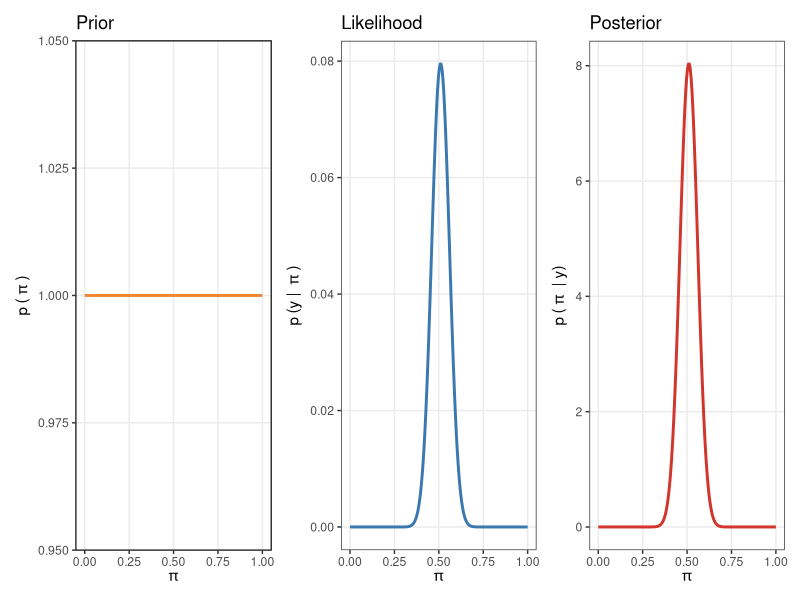
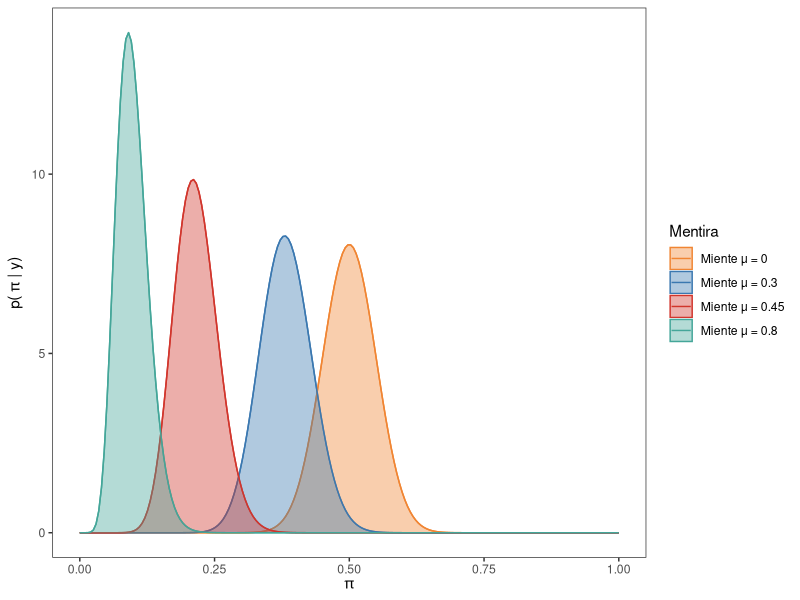
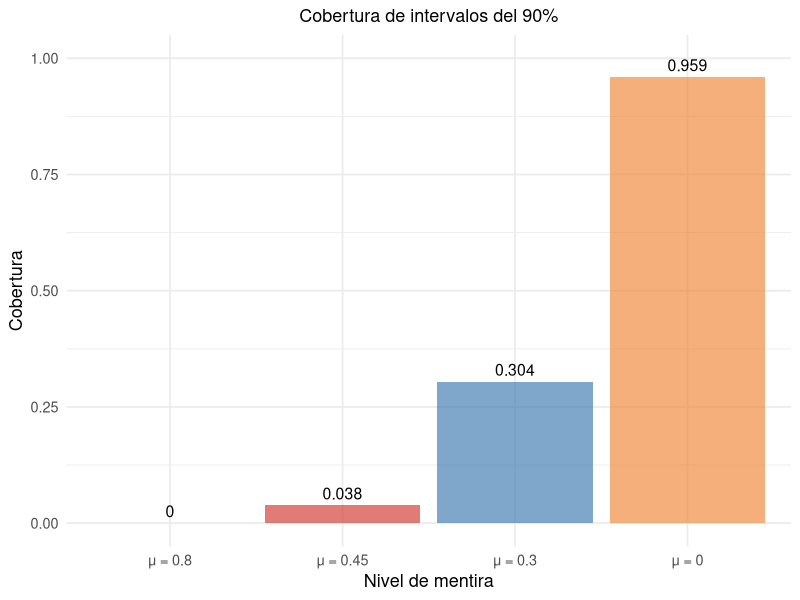
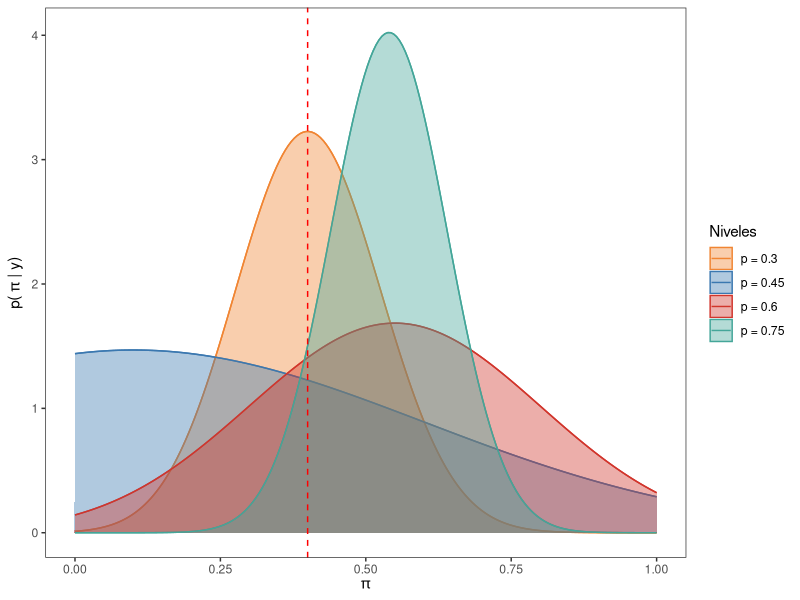
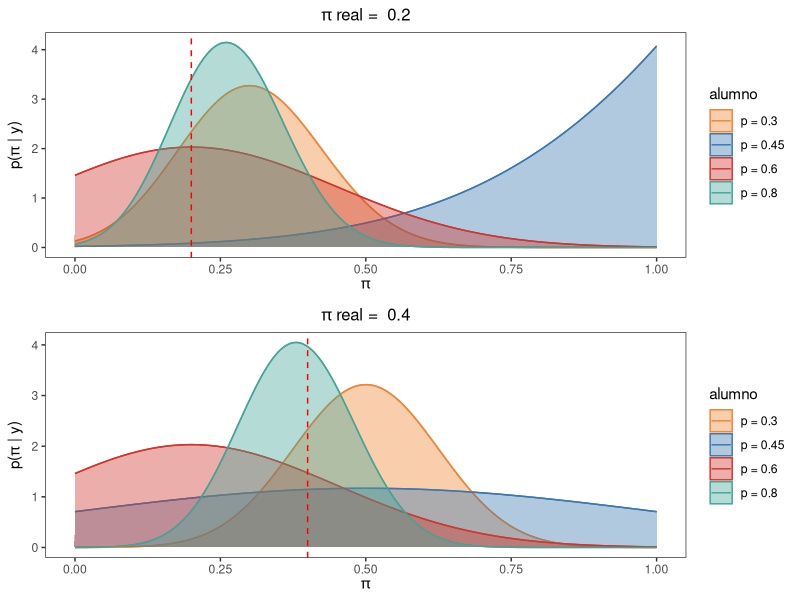
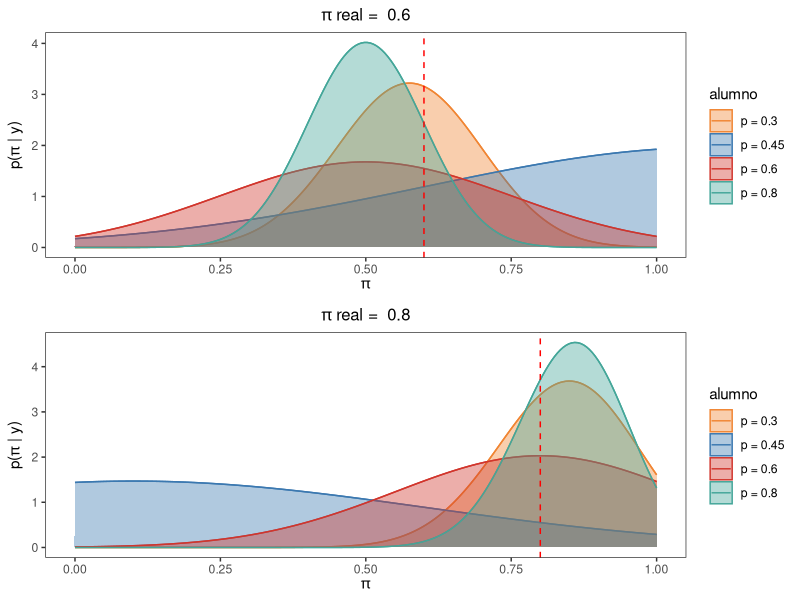
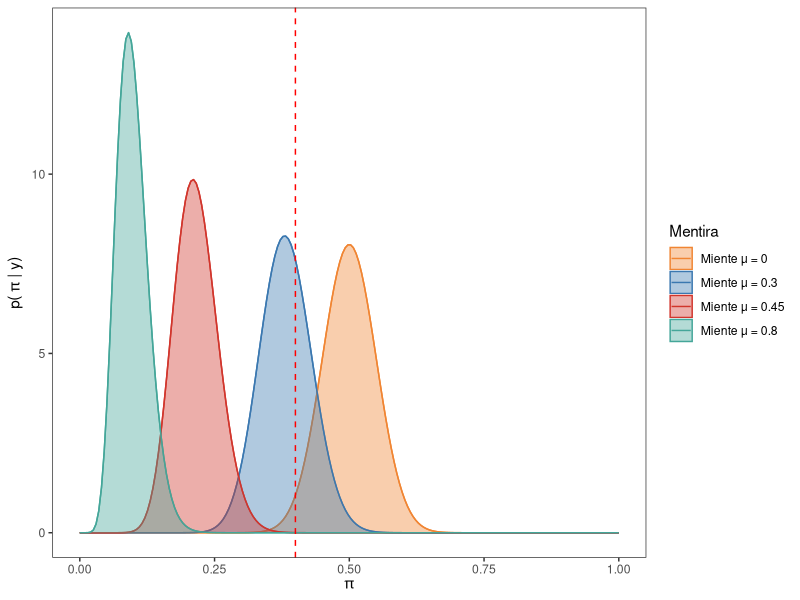
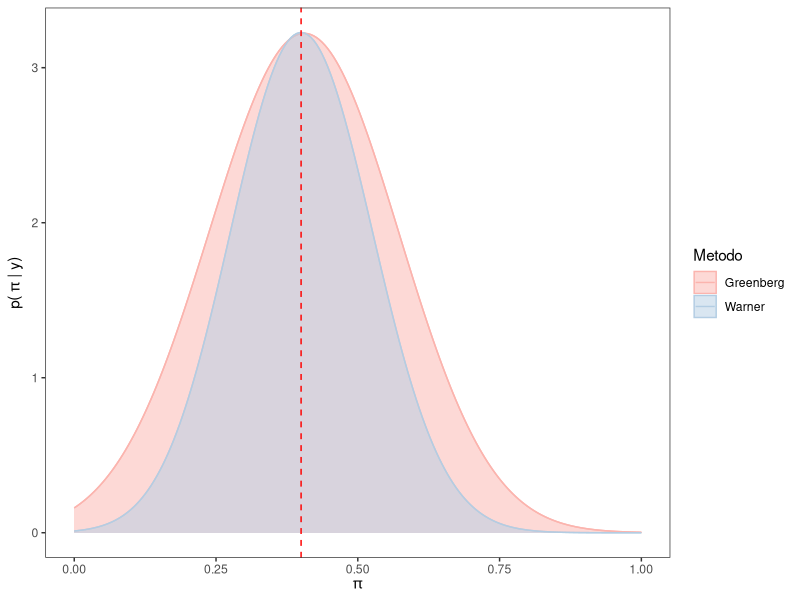

These figures' R source, in order:
## ---- chunk 1
library(sampling)
library(tidyverse)
library(patchwork)
library(ggplot2)
library(patchwork)
library(tibble)

# Semilla para control de repeticiones
set.seed(1998)

# Poblacion de tamaño N = 1000 para muestras de tamaño n = 100
N <- 1000
apuesta <- c(rep(1, 400), rep(0, 600))

# Data frame de la poblacion
poblacion <- data.frame(estudiante = seq(1:N), apuesta = sample(apuesta) )

## ---- chunk 2

colores <- c("#f08533", "#3b78b0", "#d1352c" , "#44A699")
pi_grid <- seq(0, 1, length.out = 200)

# Obtener prior
prior <- dbeta(pi_grid, 1, 1)


# Graficar prior
plt_prior <- data.frame(x = pi_grid, y = prior) |>
  ggplot() +
  geom_line(aes(x = x, y = y), color = colores[1], linewidth = 1) +
  ggtitle("Prior") +
  labs(
    x = expression(pi),
    y = expression(p ~ "(" ~ pi ~ ")")
  ) +
  theme_bw() +
  theme(panel.grid.minor = element_blank())

## ---- chunk 3
# Creaciones de las muestra de tamaño n = 100

muestra <- data.frame(apuesta = sample(poblacion$apuesta, 100, replace = T))

n <- length(muestra$apuesta)
apuestan <- sum(muestra)

# n = 100
# apuestan = 40
# Calcular verosimilitud para cada valor de "pi"
likelihood <- dbinom(apuestan, n, pi_grid)

# Graficar verosimilitud
plt_likelihood <- data.frame(x = pi_grid, y = likelihood) |>
  ggplot() +
  geom_line(aes(x = x, y = y), color = colores[2], linewidth = 1) +
  ggtitle("Likelihood") +
  labs(
    x = expression(pi),
    y = expression(p ~ "(y | " ~ pi ~ ")")
  ) +
  theme_bw() +
  theme(panel.grid.minor = element_blank())

## ---- chunk 4
# Obtener posterior
posterior <- dbeta(pi_grid, 1 + apuestan, 1 + n - apuestan)

# Graficar posterior
plt_posterior <- data.frame(x = pi_grid, y = posterior) |>
  ggplot() +
  geom_line(aes(x = x, y = y), color = colores[3], linewidth = 1) +
  labs(
    x = expression(pi),
    y = expression(p ~ "(" ~ pi ~ " | y)")
  ) +
  ggtitle("Posterior") +
  theme_bw() +
  theme(panel.grid.minor = element_blank())
## ---- chunk 5
# Concatenar graficos
combinado <- (plt_prior | plt_likelihood | plt_posterior)

combinado

## ---- chunk 6
set.seed(1998)

#Muestra base para los 6 procedimientos
apuesta_b <- sample(poblacion$apuesta, n, replace = T)

#Procedimiento sin mentira, con mentira de nivel mu (bajo, medio ,alto)
muestra_mu <- function(mu, a_prior, b_prior, apuesta_b){
  muestras <- list()
  post_m <- list()
  
  for(i in 1:length(mu)) {
    muestra <- data.frame(apuesta =  ifelse(apuesta_b == 1 ,ifelse(runif(sum(apuesta_b)) < mu[i], 0 ,1),0))
    muestras[[length(muestras) + 1]] <- muestra$apuesta
    post_m[[length(post_m) + 1]] <- dbeta(pi_grid, a_prior + sum(muestra$apuesta), b_prior + n - sum(muestra$apuesta) )
  }
  return(post_m)
}

#Guardo la lista que devuelve la función para poder graficar
post_mu <- muestra_mu(c(0, 0.3, 0.45, 0.8), 1, 1, apuesta_b)

# Crear un data.frame
datos <- data.frame(
  p = rep(pi_grid, times = 4),
  posterior = c(post_mu[[1]], post_mu[[2]], post_mu[[3]], post_mu[[4]]),
  Mentira = rep(c("Miente μ = 0","Miente μ = 0.3", "Miente μ = 0.45", "Miente μ = 0.8"), each = 200))

# Crear el grafico con ggplot2 con los siguientes mapeos
ggplot(datos, aes(x = p, y = posterior, color = Mentira)) +
  geom_line() +
  geom_area(aes(fill = Mentira), alpha = 0.4, position = "identity") +
  scale_color_manual(values = colores) +
  scale_fill_manual(values = colores) +
  labs(x = expression(pi), y = expression("p(" ~ pi ~ "| y)")) +
  theme_bw() +
  theme(
    panel.grid.major = element_blank(),
    panel.grid.minor = element_blank(),
  )

## ---- chunk 7
set.seed(1998)

int_m_0 <- matrix(NA, nrow = 1000, ncol = 2)
int_m_1 <- matrix(NA, nrow = 1000, ncol = 2)
int_m_2 <- matrix(NA, nrow = 1000, ncol = 2)
int_m_3 <- matrix(NA, nrow = 1000, ncol = 2)

for (i in 1:1000) {
  ma_0 <- data.frame(alumno = 1:n, apuesta = sample(poblacion$apuesta, 100, replace = T))
  
  apuesta_1 <- sample(poblacion$apuesta, 100, replace = T)
  
  ma_1 <- data.frame(alumno = 1:n, apuesta =  ifelse(apuesta_1 == 1 ,ifelse(runif(sum(apuesta_1)) < 0.3, 0 ,1),0))
  
  apuesta_2 <- sample(poblacion$apuesta, 100, replace = T)
  
  ma_2 <- data.frame(alumno = 1:n, apuesta =  ifelse(apuesta_2 == 1 ,ifelse(runif(sum(apuesta_2)) < 0.45, 0 ,1),0))
  
  apuesta_3 <- sample(poblacion$apuesta, 100, replace = T)
  
  ma_3 <- data.frame(alumno = 1:n, apuesta =  ifelse(apuesta_3 == 1 ,ifelse(runif(sum(apuesta_3)) < 0.8, 0 ,1),0))
  
  int_m_0[i, ] <- qbeta(c(0.025, 0.975), 1 + sum(ma_0$apuesta), 1 + n - sum(ma_0$apuesta))
  int_m_1[i, ] <- qbeta(c(0.025, 0.975), 1 + sum(ma_1$apuesta), 1 + n - sum(ma_1$apuesta))
  int_m_2[i, ] <- qbeta(c(0.025, 0.975), 1 + sum(ma_2$apuesta), 1 + n - sum(ma_2$apuesta))
  int_m_3[i, ] <- qbeta(c(0.025, 0.975), 1 + sum(ma_3$apuesta), 1 + n - sum(ma_3$apuesta))
}

# Ver cuántos intervalos cubren el valor 0.4
cubre_0 <- (int_m_0[,1] <= 0.4) & (int_m_0[,2] >= 0.4)
cubre_1 <- (int_m_1[,1] <= 0.4) & (int_m_1[,2] >= 0.4)
cubre_2 <- (int_m_2[,1] <= 0.4) & (int_m_2[,2] >= 0.4)
cubre_3 <- (int_m_3[,1] <= 0.4) & (int_m_3[,2] >= 0.4)

# Proporción de intervalos que lo cubren
Niv_mentira <- tibble(
  Método = c("μ = 0", "μ = 0.3", "μ = 0.45", "μ = 0.8"),
  Cobertura = c(mean(cubre_0), mean(cubre_1), mean(cubre_2), mean(cubre_3))
  )

ggplot(Niv_mentira, aes(x = reorder(Método, Cobertura), y = Cobertura)) +
  geom_col(fill = colores, alpha = 0.65) +
  geom_text(aes(label = round(Cobertura, 3)), vjust = -0.5, size = 4) +
  labs(subtitle = "Cobertura de intervalos del 90%",
    x = "Nivel de mentira",
    y = "Cobertura"
  ) +
  ylim(0, 1) +
  theme_minimal(base_size = 13) +
  theme(
    plot.title = element_text(hjust = 0.5),
    plot.subtitle = element_text(hjust = 0.5)
  )



## ---- chunk 8
set.seed(1998)

#método warner
#Definimos una función para evaluar distintos caso de p con un prior uniforme
muestra_war <- function(p, apuesta_b){
  # Hacemos función para lambda_w
  lambda_w <- function(p, pi_a = 0.4){return(pi_a*p + (1-p)*(1-pi_a))}
  
  # Lista para guardar los resultados
  resultados_w <- list()
  
  #lista para guardar posterior warner
  posterior_w <- list()
  
  y <- numeric(4)
  for (i in 1:length(p)) {
    # Generar la pregunta con p unos y el resto ceros
    pregunta <- sample(c(rep(1, (p[i]*100)), rep(0, n - (p[i]*100))), n, replace = TRUE)
    
    # Generar la respuesta según la lógica dada
    respuesta <- ifelse(pregunta == 0, ifelse(apuesta_b == 1, 0, 1), apuesta_b)
    
    # Crear el tibble para este p y agregarlo a la lista
    resultados_w[[length(resultados_w) + 1]] <- tibble(muestra_base = apuesta_b,
                                                       pregunta = pregunta,
                                                       respuesta = respuesta,
                                                       p_valor = p[i])
    
    #convierto a data frame
    datos_w <- as.data.frame(resultados_w[[i]])
    
    # Hacer el posterior exacto a partir de la muestra
    y[i] <- sum(datos_w$respuesta)
    # Establecemos el numerador donde lambda toma valores para p y posibles val de pi
    num_w <- (lambda_w(p[i], pi_grid) ^ y[i])*((1-lambda_w(p[i], pi_grid)) ^ (n - y[i]))* (1 - 2 * p[i])
    
    # paso 5: denominador que salio de consulta
    denom_w <- (pbeta(1 - p[i], y[i] + 1, n - y[i] + 1) * beta(y[i] + 1, n - y[i] + 1)) - (pbeta(p[i] ,y[i] +1,n-y[i] +1)*beta(y[i] +1, n-y[i] +1))
    
    # paso 6: posterior
    posterior_w[[length(posterior_w) + 1]] <- num_w / denom_w
    
  }
  return(posterior_w)
}
posterior_w <- muestra_war(c(0.3, 0.45, 0.6, 0.75), apuesta_b)

# Crear un data.frame
datos <- data.frame(
  p = rep(pi_grid, times = 4),
  posterior = c(posterior_w[[1]], posterior_w[[2]], posterior_w[[3]], posterior_w[[4]]),
  Niveles = rep(c("p = 0.3","p = 0.45", "p = 0.6", "p = 0.75"), each = 200))

# Crear el grafico con ggplot2 con los siguientes mapeos
ggplot(datos, aes(x = p, y = posterior, color = Niveles)) +
  geom_line() +
  geom_area(aes(fill = Niveles), alpha = 0.4, position = "identity") +
  scale_color_manual(values = colores) +
  scale_fill_manual(values = colores) +
  geom_vline(xintercept = 0.4, linetype = "dashed", color = "red", size = 0.5) +
  labs(x = expression(pi), y = expression("p(" ~ pi ~ "| y)")) +
  theme_bw() +
  theme(
    panel.grid.major = element_blank(),
    panel.grid.minor = element_blank(),
  )



## ---- chunk 9
set.seed(2198)

# Poblacion de tamaño N = 1000 para muestras de tamaño n = 100
N <- 1000

# paso 1: establecemos los diferentes p
p <- c(0.3, 0.45, 0.6, 0.75)

# paso 2: hacemos función para lambda 
lambda <- function(p, pi_a = 0.4){
return(pi_a*p + (1-p)*(1-pi_a))
}

graficos_post <- list()

# Establece tamano muestra
n <- 100

# Establece las diferentes posiciones
pos <- c(30, 45, 60, 80)

pi_pos <- c(200, 400, 600, 800)

pi_line <- c(0.2, 0.4, 0.6, 0.8)
line <- 0

for (j in pi_pos) {
  line <- line + 1
  apuesta_pi <- c(rep(1, j), rep(0, N - j))
  # Data frame de la poblacion
  poblacion_pi <- data.frame(estudiante = seq(1:N), apuesta = sample(apuesta_pi) )

  # Establece la muestra base que parte desde la poblacion
  muestra_base_pi <- sample(poblacion_pi$apuesta, n, replace = TRUE)

  # Lista para guardar los resultados
  resultados <- list()

  for (i in pos) {
    # Generar la pregunta con p unos y el resto ceros
    apuesta <- c(rep(1, i), rep(0, n - i))
    pregunta <- sample(apuesta, n, replace = TRUE)
  
    # Generar la respuesta según la lógica dada
    respuesta <- ifelse(pregunta == 0, ifelse(muestra_base_pi == 1, 0, 1), muestra_base_pi)
  
    # Crear el tibble para este p
    df <- tibble(
    muestra_base = muestra_base_pi,
    pregunta = pregunta,
    respuesta = respuesta,
    p_valor = i
    )
  
    # Agregarlo a la lista
    resultados[[length(resultados) + 1]] <- df
  }

  # Unir todos los data frames
  tabla_final <- bind_rows(resultados)

  # Ver resultado
  #print(tabla_final)

  # Ver las respuestas para diferente posiciones
  y_p <- tabla_final %>% 
    group_by(p_valor) %>% 
   summarise(sum(respuesta))

  # Cambia el tipo de variable de las respuestas para que tome las pbeta y beta
  y <- c(as.numeric(y_p[1,2]),
        as.numeric(y_p[2,2]),
        as.numeric(y_p[3,2]),
        as.numeric(y_p[4,2]))

  # Lista para el posterior
  post_7 <- list()
  post_n7 <- c("p = 0.3", "p = 0.45", "p = 0.6", "p = 0.8")

  # Hacer el posterior a partir de la muestra
  for (i in 1:4) {
    # paso 4: establecemos un numerador donde lambda toma valores para p y posibles val de pi
    num_6 <- (lambda(p[i],pi_grid)^y[i])*((1-lambda(p[i],pi_grid))^(n-y[i]))* (1-2*p[i])
  
    # paso 5: denominador que salio de consulta
    denom_6 <- (pbeta(1 - p[i],y[i]+1,n-y[i]+1)*beta(y[i]+1,n-y[i]+1)) - (pbeta(p[i],y[i]+1,n-y[i]+1)*beta(y[i]+1,n-y[i]+1))
  
    # paso 6: posterior
    posterior_6 <- num_6 / denom_6
  
    post_7[[post_n7[i]]] <- posterior_6
  }

  # Crear un data.frame
  datos <- data.frame(
    p = rep(pi_grid, times = 4),
    posterior = c(post_7[[1]], post_7[[2]], post_7[[3]], post_7[[4]]),
    alumno = rep(c("p = 0.3","p = 0.45", "p = 0.6", "p = 0.8"), each = 200))

  # Crear el gráfico con ggplot2 con los siguientes mapeos
  titulo_grafico <- bquote(pi ~ "real = " ~ .(pi_line[line]))
  
  graficos_post[[line]] <- ggplot(datos, aes(x = p, y = posterior, color = alumno)) +
    geom_line() +
    geom_area(aes(fill = alumno), alpha = 0.4, position = "identity") +
    scale_color_manual(values = colores) +
    scale_fill_manual(values = colores) +
    labs(
      x = expression(pi),
      y = expression(paste("p(", pi, " | y)")),
      title = titulo_grafico
    ) +
    theme_bw() +
    theme(panel.grid = element_blank()) +
    geom_vline(xintercept = pi_line[line], linetype = "dashed", color = "red", size = 0.5) +
    theme(plot.title = element_text(hjust = 0.5, size = 12, face = "bold"))



}
## ---- chunk 10

# Concatenar graficos
library(gridExtra)

# Primer par
grid.arrange(graficos_post[[1]], graficos_post[[2]], nrow = 2)
## ---- chunk 11
# Segundo par
grid.arrange(graficos_post[[3]], graficos_post[[4]], nrow = 2)
## ---- chunk 12
#función del posterior para un prior no necesariamente uniforme

posterior_war <- function(pi, p, a, b){
  # Establecemos la función lambda del método warner
  lambda_W <- function(p, pi_a){return(pi_a*p + (1-p)*(1-pi_a))}
  # Simulamos una muestra de respuestas afirmativas con el parametro lambda_w
  y <- rbinom(1,100,lambda(p, pi))
  # Construimos el numerador del posterior aproximado
  num <- dbeta(pi_grid, a, b) * dbinom(y, 100, lambda(p, pi_grid))
  # Construimos el denominador del posterior aproximado
  delta <- diff(pi_grid)[1] 
  denom <- sum(num) * delta
  # Obtenemos el Posterior aproximado
  posterior <- num / denom
  return(posterior)
}

## ---- chunk 13
# función del posterior para un prior no necesariamente uniforme con el método Greenberg

posterior_green <- function(pi, p, a, b, pi_b = 7/12){
  # Establecemos la función lambda con la probabilidad conocida pi_b = 7/12
  lambda_g <- function(p, pi_a){return(pi_a*p + pi_b*(1-p))}
  # Simulamos una muestra de respuestas afirmativas con el parametro lambda_g
  y <- rbinom(1,100,lambda_g(p, pi))
  # Construimos el numerador del posterior aproximado
  num <- dbeta(pi_grid, a, b) * dbinom(y, 100, lambda(p, pi_grid))
  # Construimos el denominador del posterior aproximado
  delta <- diff(pi_grid)[1] 
  denom <- sum(num) * delta
  # Obtenemos el Posterior aproximado
  posterior <- num / denom
  return(posterior)
}

## ---- chunk 14
set.seed(1998)

#Muestra base para los 6 procedimientos
apuesta_b <- sample(poblacion$apuesta, n, replace = T)

#Procedimiento sin mentira, con mentira de nivel mu (bajo, medio ,alto)
#Guardo la lista que devuelve la función para poder graficar
post_mu <- muestra_mu(c(0, 0.3, 0.45, 0.8), 1, 1, apuesta_b)

  # Crear un data.frame
  datos <- data.frame(
    p = rep(pi_grid, times = 4),
    posterior = c(post_mu[[1]], post_mu[[2]], post_mu[[3]], post_mu[[4]]),
    Mentira = rep(c("Miente μ = 0","Miente μ = 0.3", "Miente μ = 0.45", "Miente μ = 0.8"), each = 200))
  
  # Crear el grafico con ggplot2 con los siguientes mapeos
  ggplot(datos, aes(x = p, y = posterior, color = Mentira)) +
    geom_line() +
    geom_area(aes(fill = Mentira), alpha = 0.4, position = "identity") +
    scale_color_manual(values = colores) +
    scale_fill_manual(values = colores) +
    labs(x = expression(pi), y = expression("p(" ~ pi ~ "| y)")) +
    geom_vline(xintercept = 0.4, linetype = "dashed", color = "red", size = 0.5) +
    theme_bw() +
    theme(
      panel.grid.major = element_blank(),
      panel.grid.minor = element_blank(),
    )

## ---- chunk 15
set.seed(2198)
#método Greenberg
#Definimos una función para evaluar distintos caso de p con un prior uniforme
muestra_green <- function(p, apuesta_b){
  # Hacemos función para lambda_w
  lambda_g <- function(p, pi_a = 0.4){return(pi_a*p + (7/12)*(1-p))}
  
  # Lista para guardar los resultados
  resultados_g <- list()
  
  #lista para guardar posterior warner
  posterior_g <- list()
  
  y <- numeric(4)
  for (i in 1:length(p)) {
    # Generar la pregunta con p unos y el resto ceros
    pregunta <- sample(c(rep(1, (p[i]*100)), rep(0, n - (p[i]*100))), n, replace = TRUE)
    
    # Generar la respuesta según la lógica dada
    respuesta <- ifelse(pregunta == 0, ifelse(apuesta_b == 1, 0, 1), apuesta_b)
    
    # Crear el tibble para este p y agregarlo a la lista
    resultados_g[[length(resultados_g) + 1]] <- tibble(muestra_base = apuesta_b,
                                                       pregunta = pregunta,
                                                       respuesta = respuesta,
                                                       p_valor = p[i])
    
    #convierto a data frame
    datos_g <- as.data.frame(resultados_g[[i]])
    
    # Hacer el posterior exacto a partir de la muestra
    y[i] <- sum(datos_g$respuesta)
    # Establecemos el numerador donde lambda toma valores para p y posibles val de pi
    num_g <- (lambda_g(p[i], pi_grid) ^ y[i])*((1-lambda_g(p[i], pi_grid)) ^ (n - y[i]))* (1 - 2 * p[i])
    
    # paso 5: denominador que salio de consulta
    denom_g <- (pbeta(1 - p[i], y[i] + 1, n - y[i] + 1) * beta(y[i] + 1, n - y[i] + 1)) - (pbeta(p[i] ,y[i] +1,n-y[i] +1)*beta(y[i] +1, n-y[i] +1))
    
    # paso 6: posterior
    posterior_g[[length(posterior_g) + 1]] <- num_g / denom_g
    
  }
  return(posterior_g)
}
#Guardo la lista que devuelve la función para poder graficar
posterior_g <- muestra_green(0.3, apuesta_b)


#Guardo la lista que devuelve la función para poder graficar
datos_warner_green <- data.frame(
    p = rep(pi_grid, times = 2),
    posterior = c(posterior_w[[1]], posterior_g[[1]]),
    Metodo = rep(c("Warner", "Greenberg"), each = 200))

# Crear el grafico con ggplot2 con los siguientes mapeos
post_w <- ggplot(datos_warner_green, aes(x = p, y = posterior, color = Metodo)) +
    geom_line() +
    geom_area(aes(fill = Metodo), alpha = 0.5, position = "identity") +
    scale_color_manual(values = c("#FBB4AE","#B3CDE3")) + # c("#D95F02", "#1B9E77")
    scale_fill_manual(values = c("#FBB4AE","#B3CDE3")) + # 
    labs(x = expression(pi), y = expression("p(" ~ pi ~ "| y)")) +
    geom_vline(xintercept = 0.4, linetype = "dashed", color = "red", size = 0.5) +
    theme_bw() +
    theme(
      panel.grid.major = element_blank(),
      panel.grid.minor = element_blank(),
    )
## ---- chunk 16
# Concatenar graficos
post_w 
## ---- chunk 17
set.seed(1998)

#Muestra base para los 6 procedimientos con mil simulaciones

int_m_0 <- matrix(NA, nrow = 1000, ncol = 2)
int_m_1 <- matrix(NA, nrow = 1000, ncol = 2)
int_m_2 <- matrix(NA, nrow = 1000, ncol = 2)
int_m_3 <- matrix(NA, nrow = 1000, ncol = 2)
int_w <- matrix(NA, nrow = 1000, ncol = 2)
int_g <- matrix(NA, nrow = 1000, ncol = 2)


for (i in 1:1000) {
  apuesta_b <- sample(poblacion$apuesta, n, replace = T)
  
  #Procedimiento sin mentira, con mentira de nivel mu (bajo, medio ,alto)
  post_m <- muestra_mu(c(0, 0.3, 0.45, 0.8), 1, 1, apuesta_b) #devuelve una lista con cada posterior segun mu
  
  #Procedimiento del método Warner con p = 0.3
  posterior_w <- muestra_war(0.3, apuesta_b) #devuelve una lista con el posterior warner
  
  #método Greenberg
  posterior_g <- muestra_green(0.3, apuesta_b) #devuelve una lista con el posterior Greenberg
  
  # 1. Normalizamos:
  dens_m_0 <- post_m[[1]] / sum(post_m[[1]])
  dens_m_1 <- post_m[[2]] / sum(post_m[[2]])
  dens_m_2 <- post_m[[3]] / sum(post_m[[3]])
  dens_m_3 <- post_m[[4]] / sum(post_m[[4]])
  dens_w <- posterior_w[[1]] / sum(posterior_w[[1]])
  dens_g <- posterior_g[[1]] / sum(posterior_g[[1]])
  
  # 2. Calcula la función de distribución acumulada (CDF):
  cdf_m_0 <- cumsum(dens_m_0)
  cdf_m_1 <- cumsum(dens_m_1)
  cdf_m_2 <- cumsum(dens_m_2)
  cdf_m_3 <- cumsum(dens_m_3)
  cdf_w <- cumsum(dens_w)
  cdf_g <- cumsum(dens_g)
  

  # 3. intervalos del 90%
  int_m_0[i, ] <- c(pi_grid[which.min(abs(cdf_m_0 - 0.05))], pi_grid[which.min(abs(cdf_m_0 - 0.95))])
  int_m_1[i, ] <- c(pi_grid[which.min(abs(cdf_m_1 - 0.05))], pi_grid[which.min(abs(cdf_m_1 - 0.95))])
  int_m_2[i, ] <- c(pi_grid[which.min(abs(cdf_m_2 - 0.05))], pi_grid[which.min(abs(cdf_m_2 - 0.95))])
  int_m_3[i, ] <- c(pi_grid[which.min(abs(cdf_m_3 - 0.05))], pi_grid[which.min(abs(cdf_m_3 - 0.95))])
  
  int_w[i, ] <- c(pi_grid[which.min(abs(cdf_w - 0.05))], pi_grid[which.min(abs(cdf_w - 0.95))])
  int_g[i, ] <- c(pi_grid[which.min(abs(cdf_g - 0.05))], pi_grid[which.min(abs(cdf_g - 0.95))])
  
}

# Ver cuántos intervalos cubren el valor 0.4
cubre_0 <- (int_m_0[,1] <= 0.4) & (int_m_0[,2] >= 0.4)
cubre_1 <- (int_m_1[,1] <= 0.4) & (int_m_1[,2] >= 0.4)
cubre_2 <- (int_m_2[,1] <= 0.4) & (int_m_2[,2] >= 0.4)
cubre_3 <- (int_m_3[,1] <= 0.4) & (int_m_3[,2] >= 0.4)
cubre_w <- (int_w[,1] <= 0.4) & (int_w[,2] >= 0.4)
cubre_g <- (int_g[,1] <= 0.4) & (int_g[,2] >= 0.4)

# Proporción de intervalos que lo cubren
resultados <- tibble(
  Método = factor(
    c("μ = 0", "μ = 0.3", "μ = 0.45", "μ = 0.8", "Warner", "Greenberg"),
    levels = c("μ = 0", "μ = 0.3", "μ = 0.45", "μ = 0.8", "Warner", "Greenberg")
  ),
  Cobertura = c(mean(cubre_0), mean(cubre_1), mean(cubre_2), mean(cubre_3), 
                mean(cubre_w), mean(cubre_g))
)


ggplot(resultados, aes(x = Método, y = Cobertura)) +
  geom_col(fill = c("#f08533", "#3b78b0", "#d1352c" , "#44A699","#E76F51", "#287271"), alpha = 0.65) +
  geom_text(aes(label = round(Cobertura, 3)), vjust = -0.5, size = 4) +
  labs(
    title = expression("Comparación entre los distintos métodos "),
    subtitle = "Cobertura de intervalos del 90%",
    x = "Método",
    y = "Cobertura"
  ) +
  ylim(0, 1) +
  theme_minimal(base_size = 13)+
  theme(
    plot.title = element_text(hjust = 0.5),
    plot.subtitle = element_text(hjust = 0.5)
  )
